Frame 1 (no input): blank canvas, image omitted
Frame 60 (the mouse pressed at the canvas centre just before this capture): blank canvas, image omitted
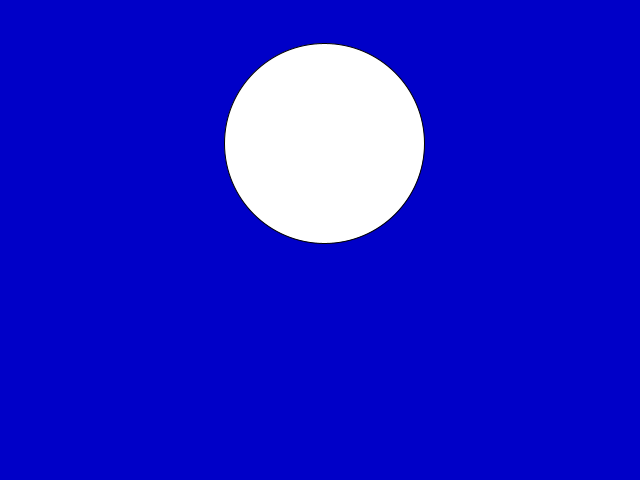
Frame 120 (the mouse held since frame 60 and released just before this capture)

The Processing sketch whose frames 1 and 60 were blank and that drew this single picture after the mouse press (run headless with seeded random() and noise(); from frame 60 on, the mouse is pressed at the canvas centre):

// Processing sketch: globos
// ── globos.pde
class Globo
{
  float x, y,vx,vy;
  Globo (float _x, float _y)
  {
   x=_x;
   y=_y; 
   vx=random(-0.25,0.25);
   vy=random(-2,-0.5);
  }

  void update()
  {
    y+=vy;
    x+=vx;
  }

  void dibujate()
  {
      ellipse(x,y,200,200);
  }
  
}

ArrayList<Globo> globos;


void setup()
{
  size(640,480);
  globos = new ArrayList<Globo>();  
}

void draw()
{
  background(0,0,200);
  for(int i=0;i<globos.size();i++)
  {
    globos.get(i).update();
    globos.get(i).dibujate();
  }
}

void mousePressed()
{
  globos.add(new Globo(mouseX,mouseY));
}
